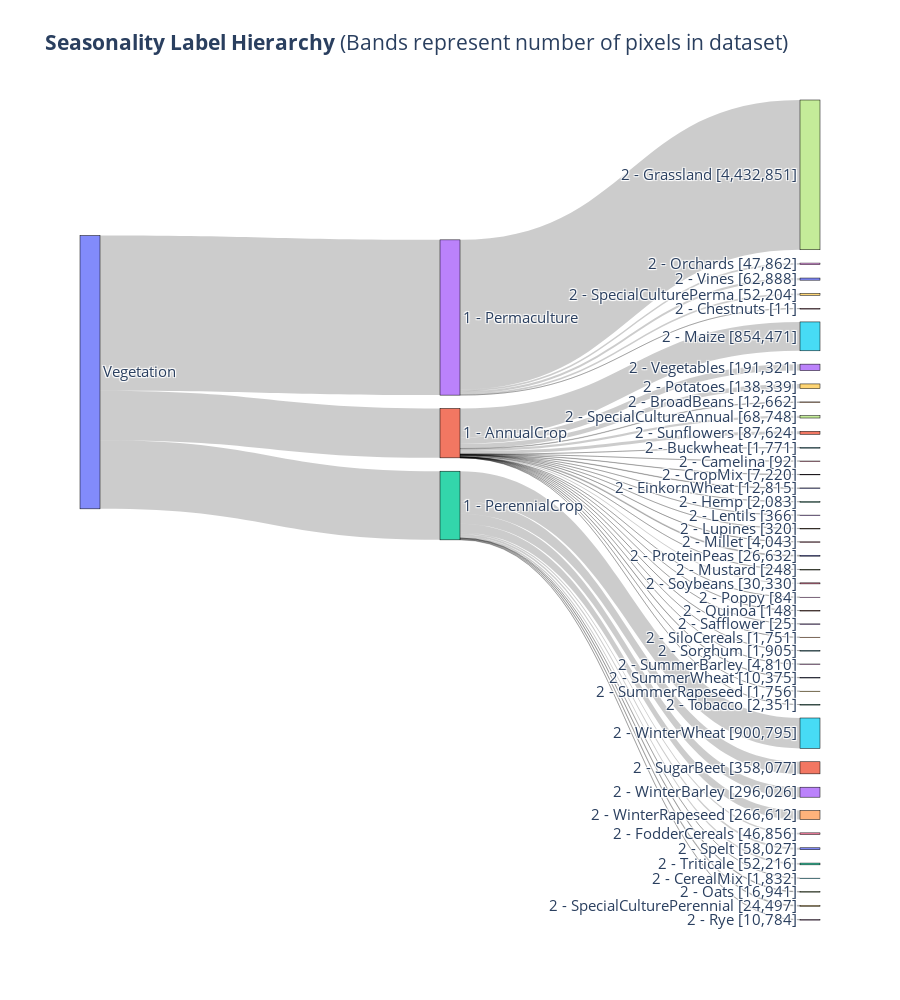

The notebook cell this image was saved under:
### Code cell
# Prepare data for Sankey diagram
node_labels = ["Vegetation"]

# Create labels for tier 1 nodes
tier1_labels = [f"1 - {dataset_info['tier1'][i]}" for i in sorted(list(pixels_by_tier_category['tier1'].keys())) if i != 0]
node_labels.extend(tier1_labels)

# Create labels for tier 2 nodes
tier2_labels = [f"2 - {dataset_info['tier2'][i]} [{pixels_by_tier_category['tier2'][i]:,}]" for i in sorted(list(pixels_by_tier_category['tier2'].keys())) if i != 0]
node_labels.extend(tier2_labels)

# Create source and target lists based on the provided relationships
sources = []
targets = []
values = []

# Tier1 to Vegetation links
for i, t1_index in enumerate(tier1_labels):
    sources.append(0)  # Index of Vegetation node
    targets.append(i+1)  # Adjust index for tier 1 node
    values.append(pixels_by_tier_category['tier1'][i+1])

# Tier2 to Tier1 links
for i, t1_index in enumerate(tier2_to_tier1):
    if i == 0:
        continue
    targets.append(len(tier1_labels) + i)  # Adjust index for tier 2 node
    sources.append(t1_index)  # Adjust index for tier 1 node
    values.append(pixels_by_tier_category['tier2'][i])

# Create the Sankey diagram using Plotly
fig = go.Figure(data=[go.Sankey(
    node=dict(
        pad=15,
        thickness=20,
        line=dict(color="black", width=0.5),
        label=node_labels,
    ),
    link=dict(
        source=sources,
        target=targets,
        value=values
    ),
    arrangement='snap'
)])

fig.update_layout(title_text="<b>Seasonality Label Hierarchy</b> (Bands represent number of pixels in dataset)", font_size=15, height=1000)

fig.write_image("../assets/ZueriCrop_2.0_Seasonality_Tiers_Sankey.pdf", width=1200, height=1500)

fig.show()

### Figure 1 — Plotly figure (JSON) as saved in the notebook; plotly's stock layout.template omitted (floating-point values rounded to 4 significant figures)
{"data": [{"arrangement": "snap", "link": {"source": [0, 0, 0, 1, 1, 1, 1, 1, 1, 1, 1, 1, 1, 1, 1, 1, 1, 1, 1, 1, 1, 1, 1, 1, 1, 1, 1, 1, 1, 1, 1, 1, 1, 1, 2, 2, 2, 2, 2, 2, 2, 2, 2, 2, 2, 3, 3, 3, 3, 3], "target": [1, 2, 3, 4, 5, 6, 7, 8, 9, 10, 11, 12, 13, 14, 15, 16, 17, 18, 19, 20, 21, 22, 23, 24, 25, 26, 27, 28, 29, 30, 31, 32, 33, 34, 35, 36, 37, 38, 39, 40, 41, 42, 43, 44, 45, 46, 47, 48, 49, 50], "value": [1462290, 2032663, 4595816, 12662, 1771, 92, 0, 7220, 0, 12815, 0, 2083, 366, 320, 854471, 4043, 248, 84, 138339, 26632, 148, 0, 25, 1751, 1905, 30330, 68748, 4810, 1756, 10375, 87624, 2351, 191321, 0, 1832, 46856, 16941, 10784, 24497, 58027, 358077, 52216, 296026, 266612, 900795, 11, 4432851, 47862, 52204, 62888]}, "node": {"label": ["Vegetation", "1 - AnnualCrop", "1 - PerennialCrop", "1 - Permaculture", "2 - BroadBeans [12,662]", "2 - Buckwheat [1,771]", "2 - Camelina [92]", "2 - Chickpeas [0]", "2 - CropMix [7,220]", "2 - DryRice [0]", "2 - EinkornWheat [12,815]", "2 - HardWheat [0]", "2 - Hemp [2,083]", "2 - Lentils [366]", "2 - Lupines [320]", "2 - Maize [854,471]", "2 - Millet [4,043]", "2 - Mustard [248]", "2 - Poppy [84]", "2 - Potatoes [138,339]", "2 - ProteinPeas [26,632]", "2 - Quinoa [148]", "2 - Rice [0]", "2 - Safflower [25]", "2 - SiloCereals [1,751]", "2 - Sorghum [1,905]", "2 - Soybeans [30,330]", "2 - SpecialCultureAnnual [68,748]", "2 - SummerBarley [4,810]", "2 - SummerRapeseed [1,756]", "2 - SummerWheat [10,375]", "2 - Sunflowers [87,624]", "2 - Tobacco [2,351]", "2 - Vegetables [191,321]", "2 - WetRice [0]", "2 - CerealMix [1,832]", "2 - FodderCereals [46,856]", "2 - Oats [16,941]", "2 - Rye [10,784]", "2 - SpecialCulturePerennial [24,497]", "2 - Spelt [58,027]", "2 - SugarBeet [358,077]", "2 - Triticale [52,216]", "2 - WinterBarley [296,026]", "2 - WinterRapeseed [266,612]", "2 - WinterWheat [900,795]", "2 - Chestnuts [11]", "2 - Grassland [4,432,851]", "2 - Orchards [47,862]", "2 - SpecialCulturePerma [52,204]", "2 - Vines [62,888]"], "line": {"color": "black", "width": 0.5}, "pad": 15, "thickness": 20}, "type": "sankey"}], "layout": {"font": {"size": 15}, "height": 1000, "title": {"text": "<b>Seasonality Label Hierarchy</b> (Bands represent number of pixels in dataset)"}}}
